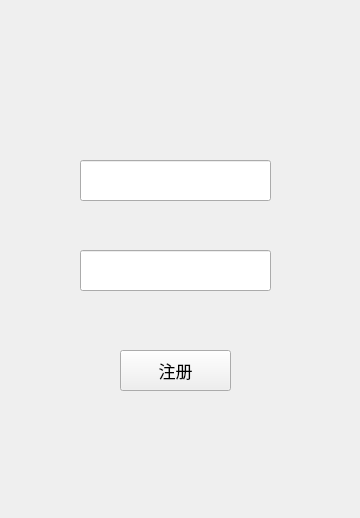
<?xml version="1.0" encoding="UTF-8"?>
<ui version="4.0">
 <class>registerWidget</class>
 <widget class="QWidget" name="registerWidget">
  <property name="geometry">
   <rect>
    <x>0</x>
    <y>0</y>
    <width>360</width>
    <height>518</height>
   </rect>
  </property>
  <property name="minimumSize">
   <size>
    <width>360</width>
    <height>518</height>
   </size>
  </property>
  <property name="maximumSize">
   <size>
    <width>360</width>
    <height>518</height>
   </size>
  </property>
  <property name="font">
   <font>
    <pointsize>13</pointsize>
   </font>
  </property>
  <property name="windowTitle">
   <string>智能网关系统-注册</string>
  </property>
  <property name="windowIcon">
   <iconset resource="src.qrc">
    <normaloff>:/new/prefix1/imgs/favicon (8).ico</normaloff>:/new/prefix1/imgs/favicon (8).ico</iconset>
  </property>
  <widget class="QPushButton" name="pushButton">
   <property name="geometry">
    <rect>
     <x>120</x>
     <y>350</y>
     <width>111</width>
     <height>41</height>
    </rect>
   </property>
   <property name="text">
    <string>注册</string>
   </property>
  </widget>
  <widget class="QLineEdit" name="lineEdit">
   <property name="geometry">
    <rect>
     <x>80</x>
     <y>160</y>
     <width>191</width>
     <height>41</height>
    </rect>
   </property>
  </widget>
  <widget class="QLineEdit" name="lineEdit_2">
   <property name="geometry">
    <rect>
     <x>80</x>
     <y>250</y>
     <width>191</width>
     <height>41</height>
    </rect>
   </property>
  </widget>
 </widget>
 <resources>
  <include location="src.qrc"/>
 </resources>
 <connections/>
</ui>
